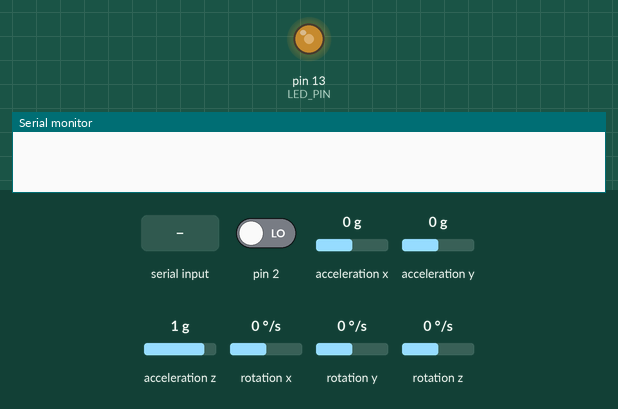
The sketch below on a simulated Arduino Uno, built with avr-gcc and run on an emulated ATmega328P. Parts: output pins drawn as LEDs (lit = HIGH), the last lines printed to the serial monitor. The inputs (shaded band) are chosen by the test bench; at power-on: pin 2 LOW, acceleration x 0 g, acceleration y 0 g, acceleration z 1 g, rotation x 0 °/s, rotation y 0 °/s, rotation z 0 °/s. The sensor or clock chip raises its interrupt line as the real part does.

Above: at 1.7 s.
1.8 s: pin 2 driven HIGH
At 3.3 s:
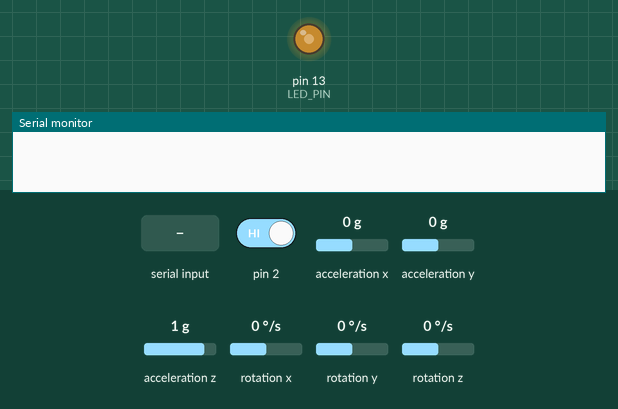
4.9 s: "0" received over Serial
At 5.3 s:
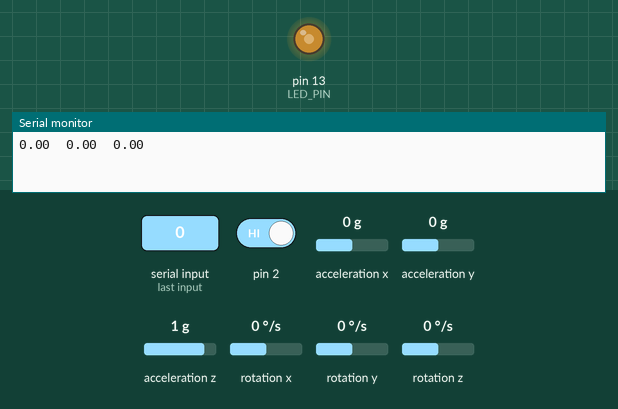
Timing chart, 0 to 7.9 s (numbered marks = the images above; inputs shaded):
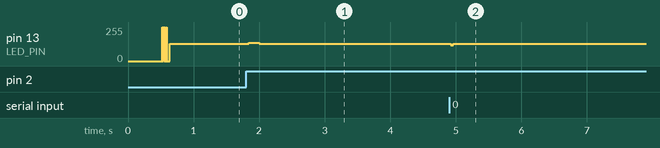

The sketch:

arduino_uart_fusion.ino
```cpp
#include "I2Cdev.h"

#include "MPU6050_6Axis_MotionApps20.h"

#if I2CDEV_IMPLEMENTATION == I2CDEV_ARDUINO_WIRE
#include "Wire.h"
#endif

MPU6050 mpu;


#define LED_PIN 13
bool blinkState = false;

bool dmpReady = false;
uint8_t mpuIntStatus;
uint8_t devStatus;
uint16_t packetSize;
uint16_t fifoCount;
uint8_t fifoBuffer[64];

Quaternion q;
VectorFloat gravity;
float euler[3];
float ypr[3];


volatile bool mpuInterrupt = false;
void dmpDataReady() {
  mpuInterrupt = true;
}

void setup() {
  Wire.begin();
  TWBR = 24;

  Serial.begin(230400);
  mpu.initialize();
  devStatus = mpu.dmpInitialize();

  mpu.setXGyroOffset(220);
  mpu.setYGyroOffset(76);
  mpu.setZGyroOffset(-85);
  mpu.setZAccelOffset(1788);

  if (devStatus == 0) {
    mpu.setDMPEnabled(true);
    attachInterrupt(0, dmpDataReady, RISING);
    mpuIntStatus = mpu.getIntStatus();
    dmpReady = true;
    packetSize = mpu.dmpGetFIFOPacketSize();
  }
  pinMode(LED_PIN, OUTPUT);
}


void loop() {
  if (!dmpReady) return;
  while (!mpuInterrupt && fifoCount < packetSize) {
  }
  mpuInterrupt = false;
  mpuIntStatus = mpu.getIntStatus();
  fifoCount = mpu.getFIFOCount();
  if ((mpuIntStatus & 0x10) || fifoCount == 1024) {
    mpu.resetFIFO();
  } else if (mpuIntStatus & 0x02) {
    while (fifoCount < packetSize) fifoCount = mpu.getFIFOCount();
    mpu.getFIFOBytes(fifoBuffer, packetSize);
    fifoCount -= packetSize;
    mpu.dmpGetQuaternion(&q, fifoBuffer);
    mpu.dmpGetGravity(&gravity, &q);
    mpu.dmpGetYawPitchRoll(ypr, &q, &gravity);

    if (Serial.available()) {
      while (Serial.available() && Serial.read());
      Serial.print(ypr[0] * 180 / M_PI);
      Serial.print("\t");
      Serial.print(ypr[1] * 180 / M_PI);
      Serial.print("\t");
      Serial.println(ypr[2] * 180 / M_PI);
    }

    blinkState = !blinkState;
    digitalWrite(LED_PIN, blinkState);
  }
}
```

Measured:
- after the input at 1.8 s, pin 13 (LED_PIN): 128/255 → 137/255 at once, → 128/255 0.16 s later
- after the input at 4.9 s, pin 13 (LED_PIN): 128/255 → 131/255 at once
